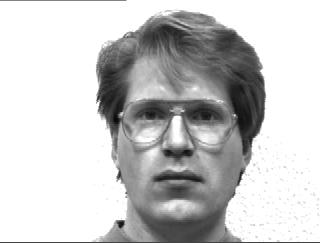
#> input picture HW2/asingh3200_HW2/data/yalefaces/subject01.glasses.gif, 320 x 243 px; its folder holds only this picture in this run
$ jupyter execute eigen_faces.ipynb
#> lines starting #> are read from the running program, lines starting #| are printed output that depends on the picture
[cell 1]
import os
import numpy as np
from PIL import Image
from sklearn.decomposition import PCA
import matplotlib.pyplot as plt

print("Libraries loaded successfully.")

[cell 2]
def load_and_preprocess_images(base_data_dir, subject_id, exclude_test_image=False, test_image_name_pattern=""):
    """
    Loads GIF images for a given subject from a flattened directory, downsamples them, and vectorizes them.
    Assumes filenames are like 'subjectXX.YYY.gif' or 'subjectXX-test.gif'.
    Optionally excludes a specified test image pattern.
    """
    image_list = []
    # All images are in base_data_dir, e.g., 'data/yalefaces/image'

    # Define patterns to identify images for the current subject
    subject_prefix = f"subject{subject_id:02d}"

    print(f"Loading images for {subject_prefix} from {base_data_dir}...")

    # Collect all relevant files first
    subject_files = []
    if not os.path.exists(base_data_dir):
        print(f"Warning: Directory {base_data_dir} not found. Please ensure your data/yalefaces/image structure is correct.")
        return np.array([])

    for filename in sorted(os.listdir(base_data_dir)):
        if filename.endswith('.gif') and filename.startswith(subject_prefix):
            if exclude_test_image and test_image_name_pattern in filename:
                print(f"Excluding {filename} from training data for {subject_prefix}.")
                continue
            subject_files.append(filename)

    if not subject_files:
        print(f"No GIF images found or processed for {subject_prefix} in {base_data_dir}.")
        return np.array([])

    for filename in subject_files:
        filepath = os.path.join(base_data_dir, filename)
        try:
            img = Image.open(filepath).convert('L') # Convert to grayscale
            # Downsample by a factor of 4
            original_width, original_height = img.size
            new_width = original_width // 4
            new_height = original_height // 4
            img_downsampled = img.resize((new_width, new_height), Image.Resampling.LANCZOS) # Use LANCZOS for high-quality downsampling

            # Vectorize the image
            image_vector = np.array(img_downsampled).flatten()
            image_list.append(image_vector)
        except Exception as e:
            print(f"Error processing {filepath}: {e}")
            continue

    return np.array(image_list)

def visualize_eigenfaces(eigenvectors, original_shape, num_eigenfaces=6, title="Eigenfaces"):
    """
    Visualizes the top N eigenfaces.
    """
    plt.figure(figsize=(num_eigenfaces * 2, 3))
    plt.suptitle(title, fontsize=16)
    for i in range(min(num_eigenfaces, eigenvectors.shape[0])):
        ax = plt.subplot(1, num_eigenfaces, i + 1)
        eigenface = eigenvectors[i].reshape(original_shape)
        ax.imshow(eigenface, cmap='gray')
        ax.axis('off')
        ax.set_title(f'Eigenface {i+1}')
    plt.tight_layout(rect=[0, 0.03, 1, 0.95])
    plt.show()

print("Helper functions defined.")

[cell 3]
base_data_dir = 'data/yalefaces/' # Updated path based on your structure
subject1_test_image_name_pattern = 'subject01-test.gif' # Pattern to match the test image filename

print(f"Processing Subject 1 data from {base_data_dir}...")
subject1_train_data = load_and_preprocess_images(
    base_data_dir=base_data_dir,
    subject_id=1,
    exclude_test_image=True,
    test_image_name_pattern=subject1_test_image_name_pattern
)
#> in load_and_preprocess_images, img is the input picture: PIL image 320x243 L; min 8, max 255, mean 200.7
#> in load_and_preprocess_images, `img_downsampled = img.resize((new_width, new_height), Image.Resampling..`:
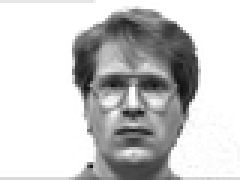
#> img_downsampled: PIL image 80x60 L (shown 3 times larger); min 18, max 255, mean 200.7
#> in load_and_preprocess_images, `image_vector = np.array(img_downsampled).flatten()`: image_vector = 4800 values, max 255 at index 32, min 18 at index 2380, mean 200.7

if subject1_train_data.size > 0:
    print(f"Shape of Subject 1 training data: {subject1_train_data.shape}")
#| Shape of Subject 1 training data: (1, 4800)

    # Perform PCA
    pca_subject1 = PCA()
    pca_subject1.fit(subject1_train_data)

    # Get the original image shape for visualization (downsampled size)
    # We need to load one image to get its dimensions.
    # Pick the first non-test image for subject01 if available.
    temp_img_file = None
    for filename in sorted(os.listdir(base_data_dir)):
        if filename.startswith('subject01') and filename.endswith('.gif') and filename != subject1_test_image_name_pattern:
            temp_img_file = filename
            break

    if temp_img_file:
        temp_img_path = os.path.join(base_data_dir, temp_img_file)
        temp_img = Image.open(temp_img_path).convert('L')
        original_width, original_height = temp_img.size
#> original_width = 320; original_height = 243
        downsampled_shape = (original_height // 4, original_width // 4) # (height, width)
#> downsampled_shape = (60, 80)

        # Plot the first 6 eigenfaces for Subject 1
        visualize_eigenfaces(pca_subject1.components_[:6], downsampled_shape, num_eigenfaces=6, title='Subject 1: First 6 Eigenfaces')
#> in visualize_eigenfaces, `plt.show()`:
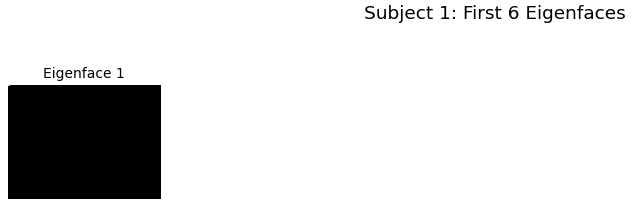
#> figure drawn by matplotlib, 1 panel
    else:
        print("Could not find a training image for Subject 1 to determine downsampled shape for visualization.")
else:
    print("Subject 1 training data could not be loaded or processed. Skipping PCA for Subject 1.")

[cell 4]
subject2_test_image_name_pattern = 'subject02-test.gif' # Pattern to match the test image filename

print(f"\nProcessing Subject 2 data from {base_data_dir}...")
subject2_train_data = load_and_preprocess_images(
    base_data_dir=base_data_dir,
    subject_id=2,
    exclude_test_image=True,
    test_image_name_pattern=subject2_test_image_name_pattern
)
